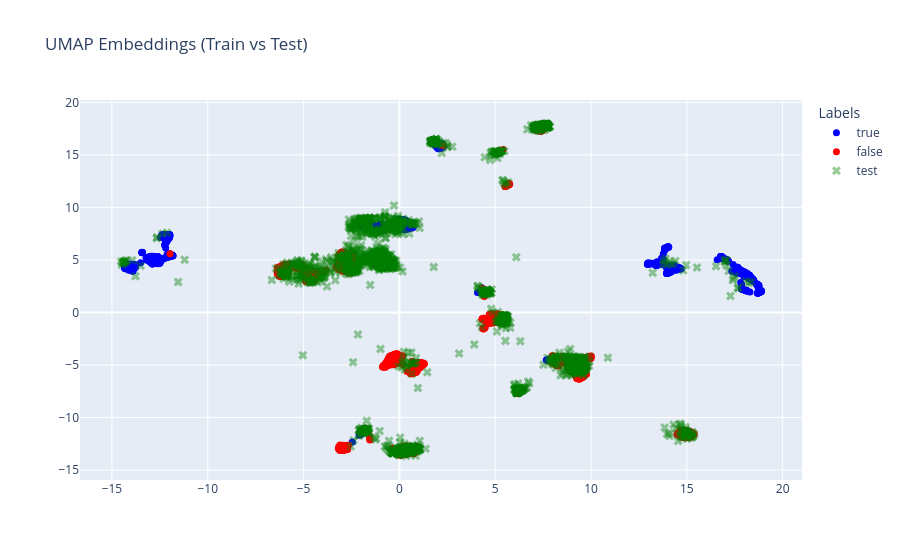

The code cell stored with this chart in its notebook:
### Code cell
plot_umap_from_precomputed(EP_O_Tr,LP_O_Tr,"ICDAR(1)/ICDAR/Christine de Pizan/1. Training dataset with images labeled as authentic or fake/Pizan_fullpages_train/Pizan_fullpages_train",EP_O_Te, LP_O_Te ,"ICDAR(1)/ICDAR/Christine de Pizan/Test dataset with unlabeled images/images_fullpages_test/images_fullpages_test", output_file = "res/Emb_Pizan_original.html")

### Figure 1 — Plotly figure (JSON) as saved in the notebook; plotly's stock layout.template omitted (floating-point values rounded to 4 significant figures; data arrays with more than 128 entries replaced by an {"elided": "..."} marker saying what was removed)
{"data": [{"hovertext": {"elided": "1329 str values"}, "marker": {"color": "blue", "size": 7, "symbol": "circle"}, "mode": "markers", "name": "true", "text": {"elided": "1329 str values"}, "type": "scatter", "x": {"elided": "1329 float values"}, "y": {"elided": "1329 float values"}}, {"marker": {"color": "red", "size": 7, "symbol": "circle"}, "mode": "markers", "name": "false", "text": {"elided": "2192 str values"}, "type": "scatter", "x": {"elided": "2192 float values"}, "y": {"elided": "2192 float values"}}, {"marker": {"color": "green", "opacity": 0.4, "size": 8, "symbol": "x"}, "mode": "markers", "name": "test", "text": {"elided": "2482 str values"}, "type": "scatter", "x": {"elided": "2482 float values"}, "y": {"elided": "2482 float values"}}], "layout": {"legend": {"title": {"text": "Labels"}}, "title": {"text": "UMAP Embeddings (Train vs Test)"}}}
